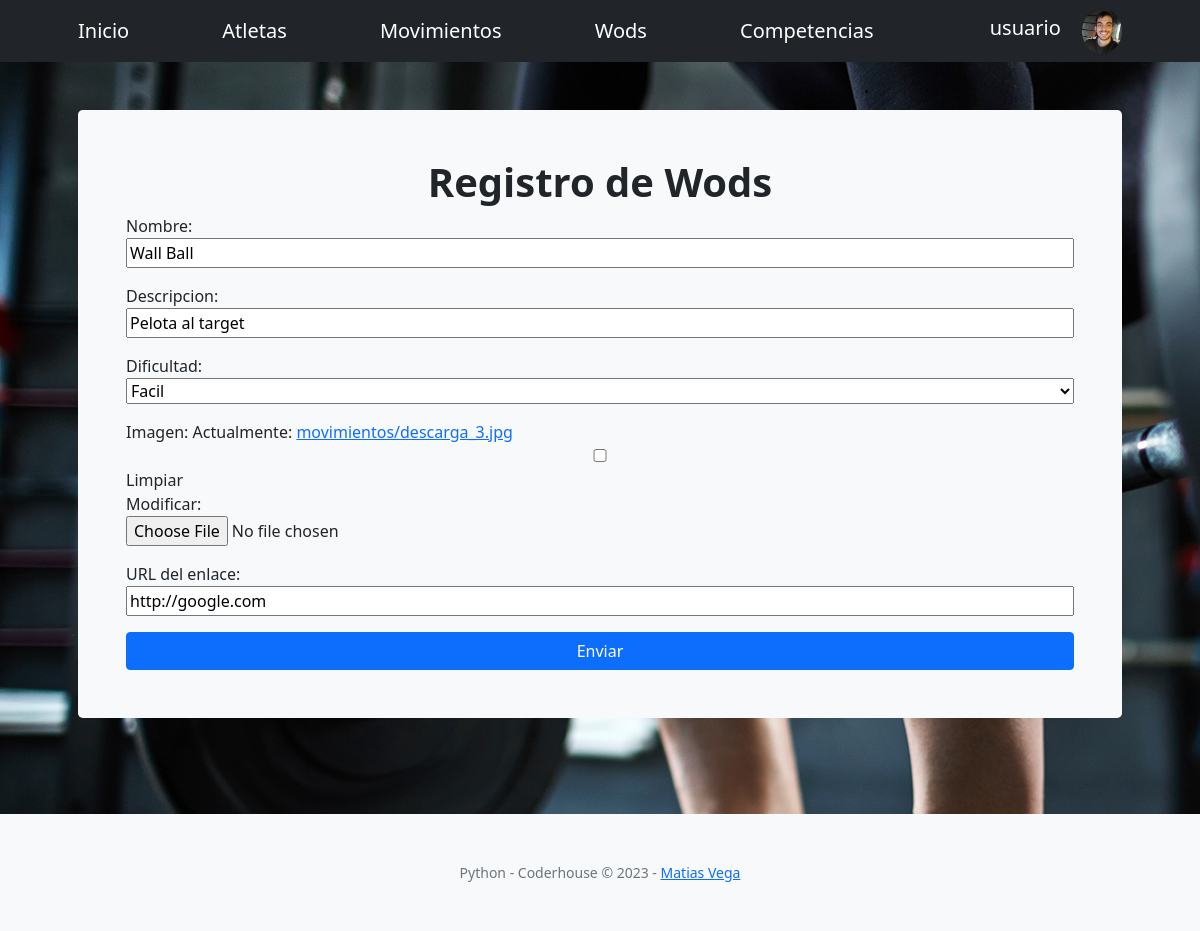
/AppCoder/editarmovimiento/Wall Ball (signed in), run on the app's committed database.
### AppCoder/models.py (models this page shows, shortened)
class AvatarImagen(models.Model):
    usuario = models.ForeignKey(User, on_delete = models.CASCADE)
    imagen = models.ImageField(upload_to="avatares", null=True, blank=True)

class Movimiento(models.Model):
    nombre= models.CharField(max_length=30)
    descripcion= models.CharField(max_length=1000)
    explicacion= models.CharField(max_length=200)
    imagen = models.ImageField(upload_to="movimientos", null=True, blank=True)
    dificultad = models.CharField(
        max_length=10,
        choices= VARIABLES,
        default='normal',
    )

### AppCoder/views.py (the view)
# urls.py: path("editarmovimiento/<movimiento_nombre>", editarMovimiento, name="Editar Movimiento"), # Crear Wod
@staff_member_required
def editarMovimiento(request, movimiento_nombre):
    movEditar = Movimiento.objects.get(nombre = movimiento_nombre)
    if request.method == 'POST':
        miFormulario = MovimientoFormulario(request.POST, request.FILES)
        if miFormulario.is_valid():
            infoDic = miFormulario.cleaned_data # La info formulario pasa a diccionario
            movEditar.nombre = infoDic["nombre"]
            movEditar.descripcion = infoDic["descripcion"]
            movEditar.dificultad = infoDic["dificultad"]
            movEditar.explicacion = infoDic["explicacion"]
            movEditar.imagen = infoDic["imagen"]
            movEditar.save()
            mensaje = "Se editó el movimiento"
            return render(request, "AppCoder/inicio.html", {"mensaje": mensaje})
    else:
        miFormulario = MovimientoFormulario(initial={  "nombre": movEditar.nombre,
                                                "descripcion": movEditar.descripcion,
                                                "dificultad": movEditar.dificultad,
                                                "imagen": movEditar.imagen,
                                                "explicacion": movEditar.explicacion})
    return render(request, "AppCoder/Movimiento/editarMovimiento.html", {"formulario1":miFormulario})

### AppCoder/forms.py
class MovimientoFormulario(forms.ModelForm):
    explicacion = forms.URLField(label='URL del enlace')
    class Meta:
        model = Movimiento
        fields = ['nombre','descripcion', 'dificultad', 'imagen']
    def __init__(self, *args, **kwargs):
        super().__init__(*args, **kwargs)
        self.fields['imagen'].widget.attrs.update({'accept': 'image/*'})

### AppCoder/templates/AppCoder/Movimiento/editarMovimiento.html
{% extends "AppCoder/padre.html" %}
{% load static %}
{% block titulo %}
Registro de Wods
{% endblock %}
{% block formulario %}
<form action="" method="POST" enctype="multipart/form-data"> {% csrf_token %}
    {{formulario1.as_p}}
    <input class="btn btn-primary btn-xl" type="Submit" value="Enviar">
</form>
{% endblock %}

### AppCoder/templates/AppCoder/padre.html (shortened to what this page needs)
<!DOCTYPE html>
<html lang="en">
    <head> {% load static %}
        <link href="https://cdn.jsdelivr.net/npm/bootstrap-icons@1.5.0/font/bootstrap-icons.css" rel="stylesheet" />
        <link href="https://cdnjs.cloudflare.com/ajax/libs/SimpleLightbox/2.1.0/simpleLightbox.min.css" rel="stylesheet" />
        <link href="{% static 'AppCoder/css/styles.css' %}" rel="stylesheet" />
    </head>
    <body id="page-top" style="background-image: url('/media/fondo/bg-masthead.jpg')">
        <nav class="navbar navbar-expand-lg navbar-dark bg-dark">
            <div class="container px-4 px-lg-5">
                <a class="navbar-brand" href="{% url 'Ver Scores' %}">Inicio</a>
                <a class="navbar-brand" href="{% url 'Ver Atletas' %}">Atletas</a>
                <a class="navbar-brand" href="{% url 'Ver Movimientos' %}">Movimientos</a>
                <a class="navbar-brand" href="{% url 'Ver Wods' %}">Wods</a>
                <a class="navbar-brand" href="{% url 'Ver Competencias' %}">Competencias</a>
                {% if request.user.is_authenticated %}
                <li class="nav-item dropdown">
                            {% with  request.user.avatarimagen_set.last as first_image %}
                            <a class="navbar-brand">  {{ request.user }}  </a>
                            {% if first_image %}
                                <img class="rounded-circle" width ="40px" href="#" role="button" data-bs-toggle="dropdown" aria-expanded="false" id="navbarDropdownPortfolio" src="{{first_image.imagen.url}}" href="{% url 'Cambiar Avatar' %}" alt="Datos de mi cuenta">
                            {% else %}
                                <img class="rounded-circle" width ="40px" href="#" role="button" data-bs-toggle="dropdown" aria-expanded="false" id="navbarDropdownPortfolio" src="/media/avatarSinAvatar.jpg" href="{% url 'Cambiar Avatar' %}" alt="Datos de mi cuenta">
                            {% endif %}
                                {% endwith %}
                        </li>
            </div>
                {% else %}
                <a class="btn btn-outline-primary btn-xl" href="{% url 'Log In' %}">Iniciar Sesión</a>
                <a class="btn btn-primary btn-xl" href="{% url 'Sign Up' %}">Registrarse</a>
                {% endif %}
        </nav>
        <section class="py-5" >
            <div class="container px-5" >
                <div class="bg-light rounded-3 py-5 px-4 px-md-5 mb-5">
                    <div class="text-center">
                        <h1 class="fw-bolder">
                            {% block titulo %}
                            {%endblock%}
                        </h1>
                </div>
                    <div>
                        {% block formulario %}
                        {%endblock%}
                    </div>
                </div>
        </section>
        <footer class="bg-light py-5">
            <div class="container px-4 px-lg-5"><div class="small text-center text-muted">Python - Coderhouse &copy; 2023 - <a href="{% url 'About' %}">Matias Vega</a></div></div>
        </footer>
    </body>
</html>

### data on the page
AvatarImagen: imagen (picture)
Movimiento: nombre "Wall Ball", descripcion "Pelota al target", dificultad "Facil", explicacion "http://google.com"

### other printed values
{{ request.user }} "usuario"
